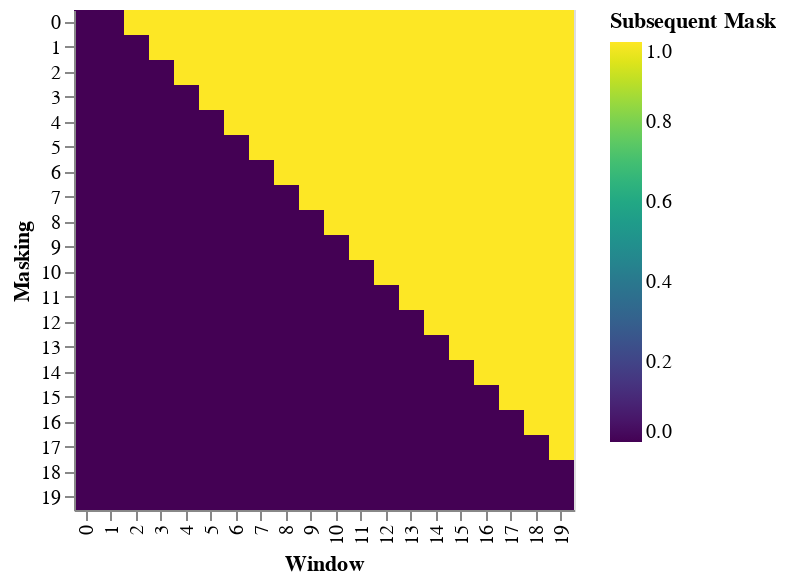

Notebook code cell kept with this figure:
### Code cell
def example_mask():
    LS_data = pd.concat(
        [
            pd.DataFrame(
                {
                    "Subsequent Mask": subsequent_mask(20)[0][x, y].flatten(),
                    "Window": y,
                    "Masking": x,
                }
            )
            for y in range(20)
            for x in range(20)
        ]
    )

    return (
        alt.Chart(LS_data)
        .mark_rect()
        .properties(height=250, width=250)
        .encode(
            alt.X("Window:O"),
            alt.Y("Masking:O"),
            alt.Color("Subsequent Mask:Q", scale=alt.Scale(scheme="viridis")),
        )
        .interactive()
    )


show_example(example_mask)

### Figure 1 — Vega-Lite specification as saved in the notebook (floating-point values rounded to 4 significant figures; data arrays with more than 128 entries replaced by an {"elided": "..."} marker saying what was removed)
{"config": {"view": {"continuousWidth": 400, "continuousHeight": 300}}, "data": {"name": "data-1f0cd0da93551dab924f359a3af18643"}, "mark": "rect", "encoding": {"color": {"field": "Subsequent Mask", "scale": {"scheme": "viridis"}, "type": "quantitative"}, "x": {"field": "Window", "type": "ordinal"}, "y": {"field": "Masking", "type": "ordinal"}}, "height": 250, "selection": {"selector001": {"type": "interval", "bind": "scales", "encodings": ["x", "y"]}}, "width": 250, "$schema": "https://vega.github.io/schema/vega-lite/v4.17.0.json", "datasets": {"data-1f0cd0da93551dab924f359a3af18643": {"elided": "400 records"}}}
